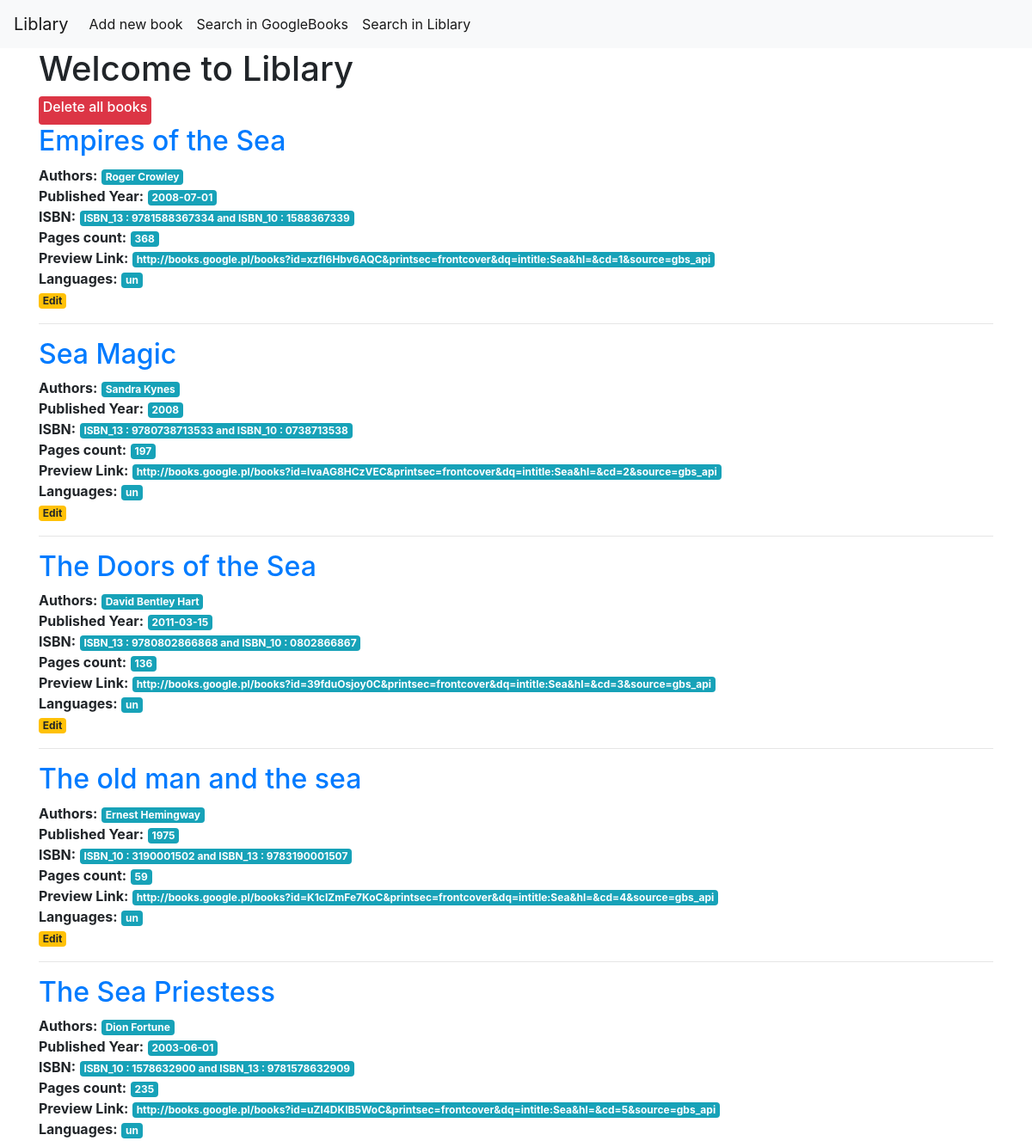
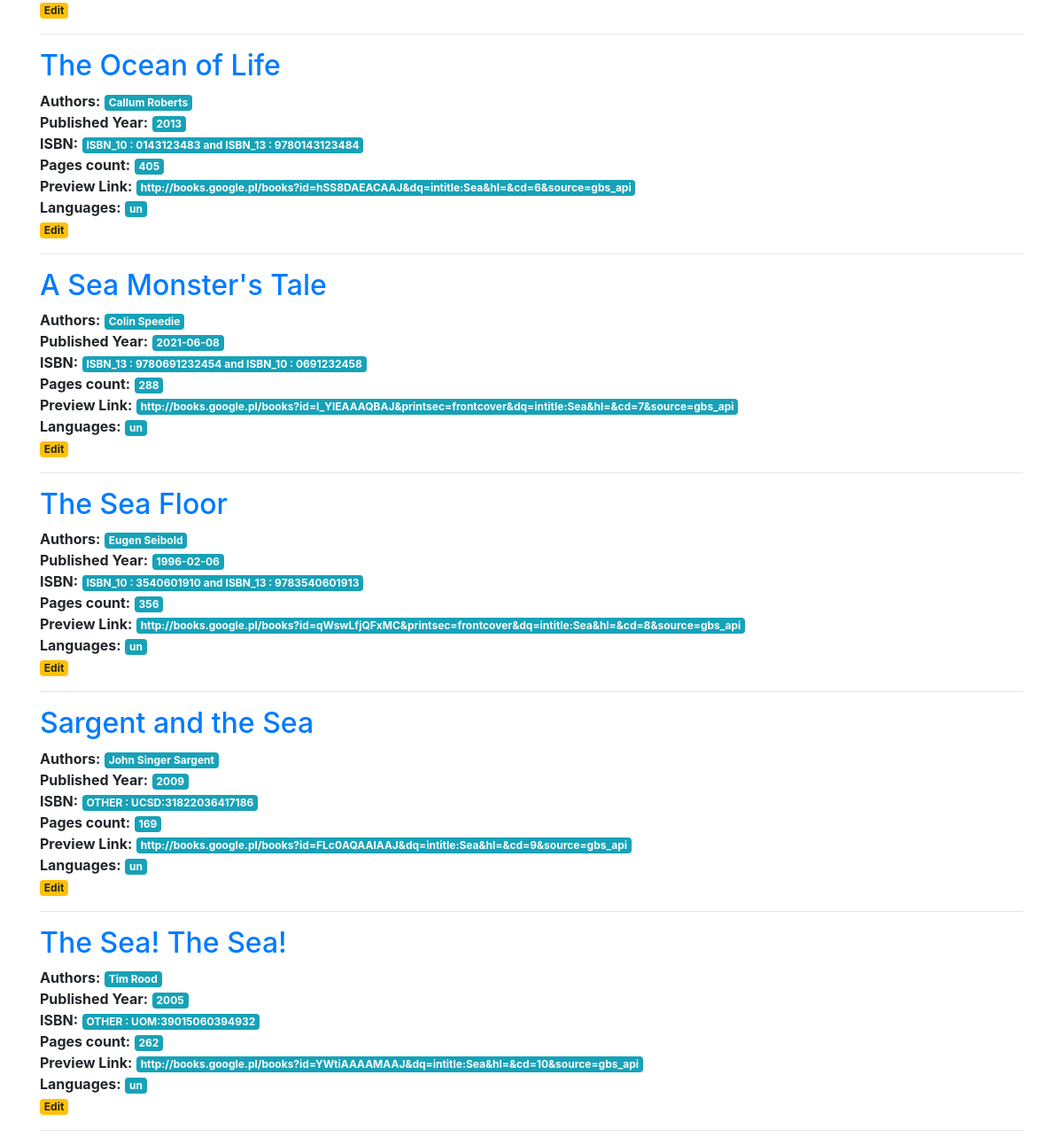
The page / on the database its author committed (2 pictures, top to bottom).
### tables this page shows
CREATE TABLE Libraries (
    id INTEGER PRIMARY KEY,
    title TEXT NOT NULL,
    authors TEXT NOT NULL,
    publishedDate TEXT NOT NULL,
    ISBN TEXT NOT NULL,
    pagesCount TEXT NOT NULL,
    previewLink TEXT NOT NULL,
    languages TEXT NOT NULL
);

### app.py (the view)
@app.route('/', methods=('GET', 'POST'))
def index():
    Libraries = get_all_books_from_liblary()
    return render_template('index.html', Libraries=Libraries)

### db/db_commands.py (called while the page is built)
def get_db_connection():
    conn = sqlite3.connect('db/database.db')
    conn.row_factory = sqlite3.Row
    return conn

def get_all_books_from_liblary():
    conn = get_db_connection()
    Libraries = conn.execute('SELECT * FROM Libraries').fetchall()
    conn.close()
    return Libraries

### templates/index.html
{% extends 'base.html' %}
{% block content %}
    <h1>{% block title %} Welcome to Liblary {% endblock %}</h1>
    <form method="post">
        <a href="{{ url_for('delete_all') }}">
            <span class="badge badge-danger"><h6>Delete all books</h6></span>
        </a>
    </form>
    {% for book in Libraries %}
        <a href="#">
            <h2>{{ book['title'] }}</h2>
        </a>
        <strong>Authors:</strong> <span class="badge badge-info">{{ book['authors'] }}</span>
        <br>
        <strong>Published Year:</strong> <span class="badge badge-info">{{ book['publishedDate'] }}</span>
        <br>
        <strong>ISBN:</strong> <span class="badge badge-info">{{ book['ISBN'] }}</span>
        <br>
        <strong>Pages count:</strong> <span class="badge badge-info">{{ book['pagesCount'] }}</span>
        <br>
        <strong>Preview Link:</strong> <span class="badge badge-info">{{ book['previewLink'] }}</span>
        <br>
        <strong>Languages:</strong> <span class="badge badge-info">{{ book['languages'] }}</span>
        <br>
        <a href="{{ url_for('edit', id=book['id']) }}">
            <span class="badge badge-warning">Edit</span>
        </a>
        <hr>
    {% endfor %}
{% endblock %}

### templates/base.html (shortened to what this page needs)
<!doctype html>
<html lang="en">
  <head>
    <link rel="stylesheet" href="https://stackpath.bootstrapcdn.com/bootstrap/4.3.1/css/bootstrap.min.css">
  </head>
  <body>
    <nav class="navbar navbar-expand-md navbar-light bg-light">
        <a class="navbar-brand" href="{{ url_for('index')}}">Liblary</a>
        <div class="collapse navbar-collapse" id="navbarNav">
            <ul class="navbar-nav">
            <li class="nav-item active">
                <a class="nav-link" href="{{url_for('create')}}">Add new book</a>
            </li>
            <li class="nav-item active">
                <a class="nav-link" href="{{url_for('search')}}">Search in GoogleBooks</a>
            </li>
            <li class="nav-item active">
                <a class="nav-link" href="{{url_for('search_in')}}">Search in Liblary</a>
            </li>
            </ul>
        </div>
    </nav>
    <div class="container">
        {% block content %} {% endblock %}
    </div>
  </body>
</html>

### rows shown on the page
Libraries: title "Empires of the Sea", authors "Roger Crowley", publishedDate "2008-07-01", ISBN "ISBN_13 : 9781588367334 and ISBN_10 : 1588367339", pagesCount "368", previewLink "http://books.google.pl/books?id=xzfI6Hbv6AQC&printsec=frontcover&dq=intitle:Sea&hl=&cd=1&source=gbs_api", languages "un"
Libraries: title "Sea Magic", authors "Sandra Kynes", publishedDate "2008", ISBN "ISBN_13 : 9780738713533 and ISBN_10 : 0738713538", pagesCount "197", previewLink "http://books.google.pl/books?id=lvaAG8HCzVEC&printsec=frontcover&dq=intitle:Sea&hl=&cd=2&source=gbs_api", languages "un"
Libraries: title "The Doors of the Sea", authors "David Bentley Hart", publishedDate "2011-03-15", ISBN "ISBN_13 : 9780802866868 and ISBN_10 : 0802866867", pagesCount "136", previewLink "http://books.google.pl/books?id=39fduOsjoy0C&printsec=frontcover&dq=intitle:Sea&hl=&cd=3&source=gbs_api", languages "un"
Libraries: title "The old man and the sea", authors "Ernest Hemingway", publishedDate "1975", ISBN "ISBN_10 : 3190001502 and ISBN_13 : 9783190001507", pagesCount "59", previewLink "http://books.google.pl/books?id=K1cIZmFe7KoC&printsec=frontcover&dq=intitle:Sea&hl=&cd=4&source=gbs_api", languages "un"
Libraries: title "The Sea Priestess", authors "Dion Fortune", publishedDate "2003-06-01", ISBN "ISBN_10 : 1578632900 and ISBN_13 : 9781578632909", pagesCount "235", previewLink "http://books.google.pl/books?id=uZl4DKIB5WoC&printsec=frontcover&dq=intitle:Sea&hl=&cd=5&source=gbs_api", languages "un"
Libraries: title "The Ocean of Life", authors "Callum Roberts", publishedDate "2013", ISBN "ISBN_10 : 0143123483 and ISBN_13 : 9780143123484", pagesCount "405", previewLink "http://books.google.pl/books?id=hSS8DAEACAAJ&dq=intitle:Sea&hl=&cd=6&source=gbs_api", languages "un"
Libraries: title "A Sea Monster's Tale", authors "Colin Speedie", publishedDate "2021-06-08", ISBN "ISBN_13 : 9780691232454 and ISBN_10 : 0691232458", pagesCount "288", previewLink "http://books.google.pl/books?id=l_YlEAAAQBAJ&printsec=frontcover&dq=intitle:Sea&hl=&cd=7&source=gbs_api", languages "un"
Libraries: title "The Sea Floor", authors "Eugen Seibold", publishedDate "1996-02-06", ISBN "ISBN_10 : 3540601910 and ISBN_13 : 9783540601913", pagesCount "356", previewLink "http://books.google.pl/books?id=qWswLfjQFxMC&printsec=frontcover&dq=intitle:Sea&hl=&cd=8&source=gbs_api", languages "un"
Libraries: title "Sargent and the Sea", authors "John Singer Sargent", publishedDate "2009", ISBN "OTHER : UCSD:31822036417186", pagesCount "169", previewLink "http://books.google.pl/books?id=FLc0AQAAIAAJ&dq=intitle:Sea&hl=&cd=9&source=gbs_api", languages "un"
Libraries: title "The Sea! The Sea!", authors "Tim Rood", publishedDate "2005", ISBN "OTHER : UOM:39015060394932", pagesCount "262", previewLink "http://books.google.pl/books?id=YWtiAAAAMAAJ&dq=intitle:Sea&hl=&cd=10&source=gbs_api", languages "un"
